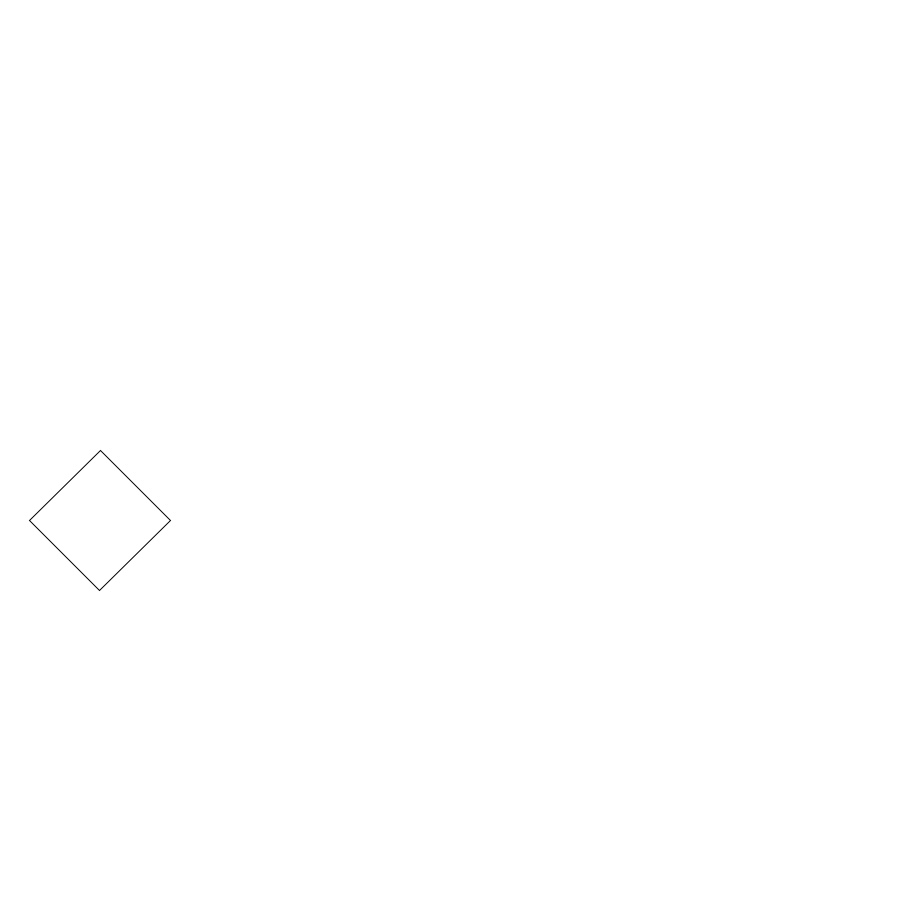
Frame 1 (no input)
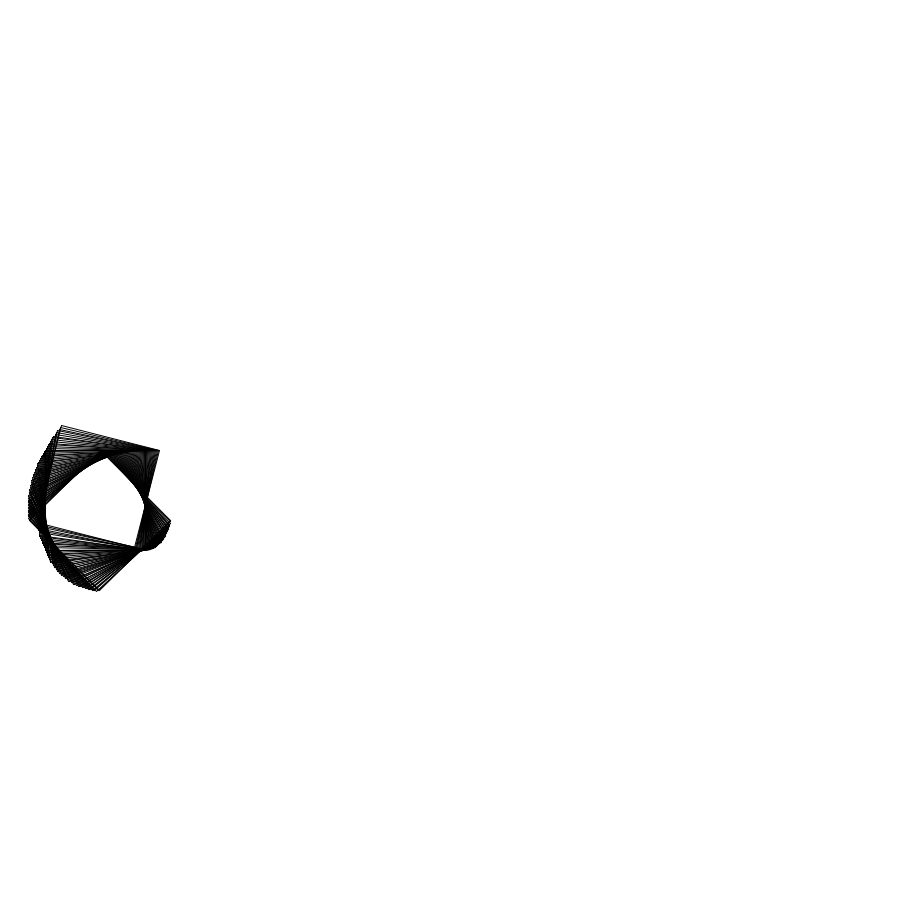
Frame 60 (the mouse pressed at the canvas centre just before this capture)
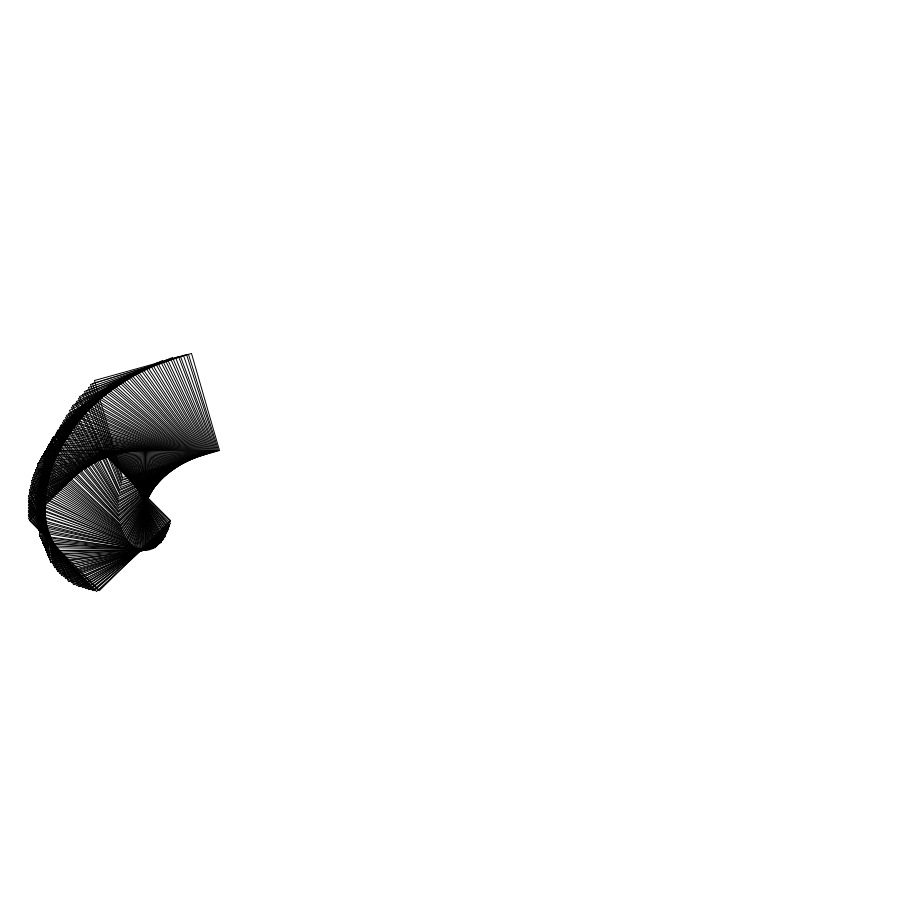
Frame 120 (the mouse held since frame 60 and released just before this capture)

The Processing sketch that drew these frames (run headless with seeded random() and noise(); from frame 60 on, the mouse is pressed at the canvas centre):

// Processing sketch: D6
// ── D6.pde
int degree = 45;
int x = 100;

void setup(){
  size(900,900);
  background(255,255,255);
  noFill();
}


void draw(){
  stroke(0,0,0);
  
  float angle = radians(degree);
  translate(x, height/2);
  rotate(angle);
  rect(0,0,100,100);
    
  degree += 1; 
  x += 1;
  
}
